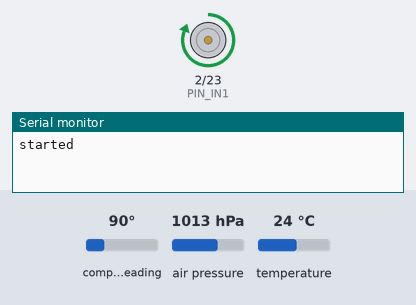
A sketch run on a simulated ESP32. Shown: motor-driver pin pairs drawn as motors (green arrow = first pin HIGH = forward, orange = second pin HIGH = backward, longer = more drive), the last lines printed to the serial monitor. The inputs (shaded band) are chosen by the test bench; at power-on: compass heading 90°, air pressure 1013 hPa, temperature 24 °C.

Above: at 0.5 s.
At 2.5 s:
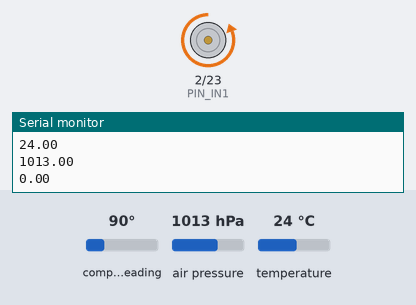
Timing chart, 0 to 5.2 s (numbered marks = the images above):
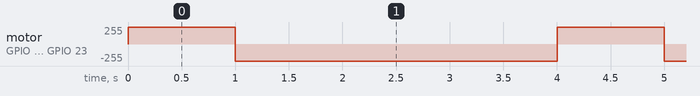

The sketch:

sensor_test2.ino
```cpp
#define PIN_IN1 2
#define PIN_IN2 23

#include <Wire.h>
#include <Adafruit_Sensor.h>
#include <Adafruit_BME280.h>
#include <MPU9250_asukiaaa.h>
#include <math.h>
#include <TinyGPS++.h>

#ifdef _ESP32_HAL_I2C_H_
#define SDA_PIN 21
#define SCL_PIN 22
#endif

MPU9250_asukiaaa mySensor;
Adafruit_BME280 bme;
TinyGPSPlus gps;


float aX, aY, aZ, aSqrt, gX, gY, gZ, mDirection, mX, mY, mZ;
float temp = 0;
float pres = 0;
float heig = 0;
float ang = 0;
float lonx = 0;
float latx = 0;
float lony = 0;//ゴールの値
float laty = 0;//ゴールの値
float lona = 0;
float lata = 0;
float x = 10;
float y = -1;
float z = -1;
float msec = 0;


float read_heig(float,float);
float read_ang(float,float,float,float,float,float);
void motor(int, int);


float read_heig(float temp,float pres){
  heig = ((pow(1013/pres,1/5.257)-1)*(temp+273.15))/0.0065;
  return heig;
  }


float read_ang(float mX,float mY,float lonx,float latx,float lony,float laty){
  ang = atan(mY/mX)-atan(cos(latx)*(lony-lonx)/(laty-latx));
 return ang;
  }


void setup() {

  Serial.begin(115200);
  bool status;
  status = bme.begin(0x76);
  while (!status) {
    Serial.println("BME280 sensorが使えません");
    delay(1000);
  }
  while(!Serial);
  Serial.println("started");

#ifdef _ESP32_HAL_I2C_H_ // For ESP32
  Wire.begin(SDA_PIN, SCL_PIN);
  mySensor.setWire(&Wire);
#endif

  mySensor.beginAccel();
  mySensor.beginGyro();
  mySensor.beginMag();
  pinMode(PIN_IN1,OUTPUT);
  pinMode(PIN_IN2,OUTPUT);
}

void loop() {

     digitalWrite(PIN_IN1,HIGH);
     digitalWrite(PIN_IN2,LOW);

     delay(1000);

     digitalWrite(PIN_IN1,LOW);
     digitalWrite(PIN_IN2,HIGH);

     delay(1000);

     lonx = gps.location.lng();
     latx = gps.location.lat();
     mX = mySensor.magX();
     mY = mySensor.magY();
     temp = bme.readTemperature();
     pres = bme.readPressure() / 100.0F;
      Serial.println(lonx);
      Serial.println(latx);
      Serial.println(mX);
      Serial.println(mY);
      Serial.println(temp);
      Serial.println(pres);
      Serial.println(read_heig(temp,pres));

     delay(2000);


  }
```

Measured:
- by itself, motor on GPIO 2 (PIN_IN1) / GPIO 23 (PIN_IN2): alternates forward 255/255 for 1.0 s and backward 255/255 for 3.0 s
